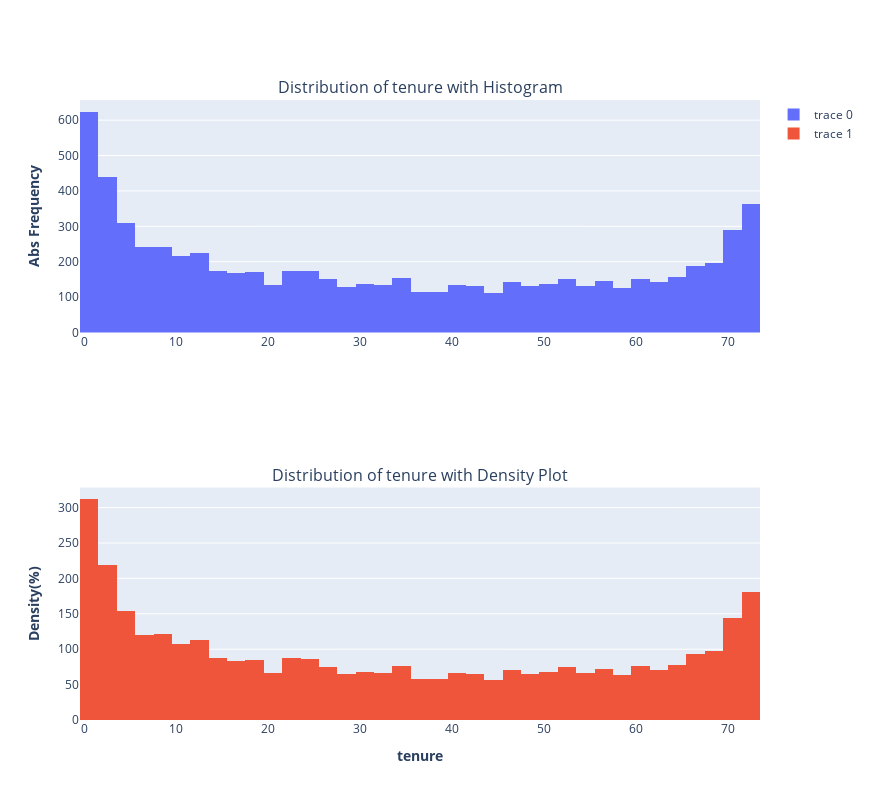

Notebook code cell kept with this figure:
### Code cell
plot_histogram(df_churn['tenure'])

printmd("**Tenure is U-shaped distributed**")

### Figure 1 — Plotly figure (JSON) as saved in the notebook; plotly's stock layout.template omitted (floating-point values rounded to 4 significant figures; data arrays with more than 128 entries replaced by an {"elided": "..."} marker saying what was removed)
{"data": [{"hoverinfo": "x+y", "type": "histogram", "x": {"elided": "7043 int values"}, "xaxis": "x", "yaxis": "y"}, {"histnorm": "density", "hoverinfo": "x+y", "type": "histogram", "x": {"elided": "7043 int values"}, "xaxis": "x2", "yaxis": "y2"}], "layout": {"annotations": [{"font": {"size": 16}, "showarrow": false, "text": "Distribution of tenure with Histogram", "x": 0.5, "xanchor": "center", "xref": "paper", "y": 1, "yanchor": "bottom", "yref": "paper"}, {"font": {"size": 16}, "showarrow": false, "text": "Distribution of tenure with Density Plot", "x": 0.5, "xanchor": "center", "xref": "paper", "y": 0.375, "yanchor": "bottom", "yref": "paper"}], "height": 800, "hovermode": "closest", "width": 870, "xaxis": {"anchor": "y", "domain": [0, 1]}, "xaxis2": {"anchor": "y2", "domain": [0, 1], "title": {"text": "<b>tenure</b>"}}, "yaxis": {"anchor": "x", "domain": [0.625, 1], "title": {"text": "<b>Abs Frequency</b>"}}, "yaxis2": {"anchor": "x2", "domain": [0, 0.375], "title": {"text": "<b>Density(%)</b>"}}}}
